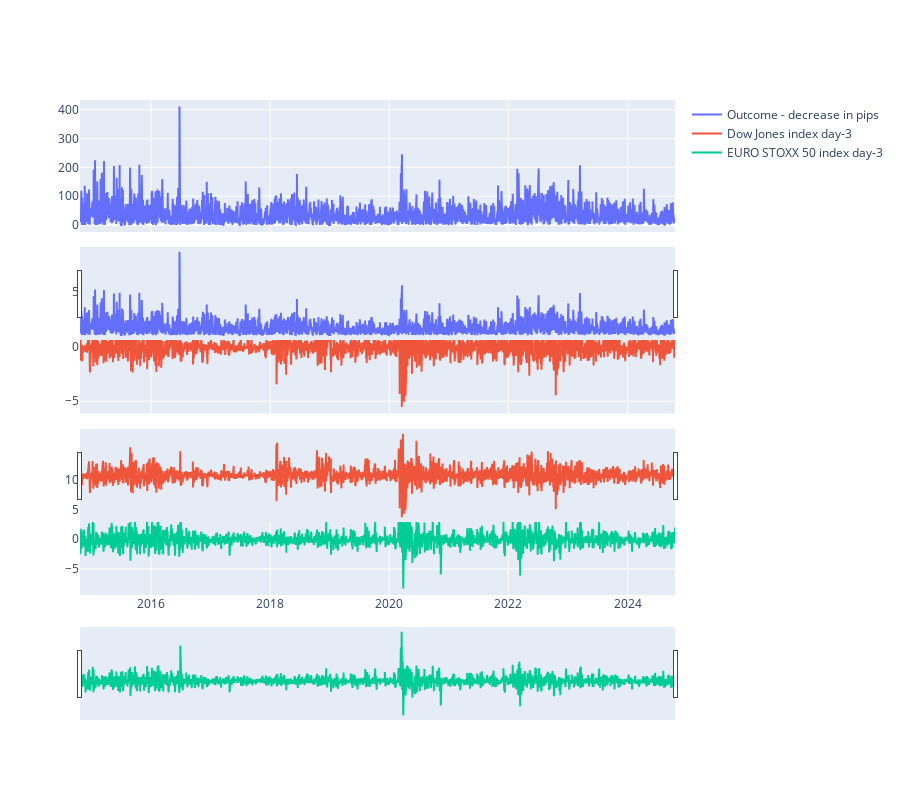

Notebook cell for this chart:
### Code cell
from plotly.subplots import make_subplots
fig = make_subplots(rows=3, cols=1, shared_xaxes  = True)

fig.add_trace(go.Line(x = df_join['date'], y = df_join['outcome'] / 0.0001, name = "Outcome - decrease in pips"), row=1, col=1)
fig.add_trace(go.Line(x = df_join['date'], y = df_join['perch_day3_DJI'], name = 'Dow Jones index day-3'), row=2, col=1)
fig.add_trace(go.Line(x = df_join['date'], y = df_join['perch_day3_STOXX50E'], name = 'EURO STOXX 50 index day-3'), row=3, col=1)
fig.update_xaxes(rangeslider_visible=True)
fig.update_layout( {'height':800})
fig.show()

### Figure 1 — Plotly figure (JSON) as saved in the notebook; plotly's stock layout.template omitted (floating-point values rounded to 4 significant figures; data arrays with more than 128 entries replaced by an {"elided": "..."} marker saying what was removed)
{"data": [{"name": "Outcome - decrease in pips", "type": "scatter", "x": {"elided": "2409 str values"}, "xaxis": "x", "y": {"elided": "2409 float values"}, "yaxis": "y"}, {"name": "Dow Jones index day-3", "type": "scatter", "x": {"elided": "2409 str values"}, "xaxis": "x2", "y": {"elided": "2409 float values"}, "yaxis": "y2"}, {"name": "EURO STOXX 50 index day-3", "type": "scatter", "x": {"elided": "2409 str values"}, "xaxis": "x3", "y": {"elided": "2409 float values"}, "yaxis": "y3"}], "layout": {"height": 800, "xaxis": {"anchor": "y", "domain": [0, 1], "matches": "x3", "rangeslider": {"visible": true}, "showticklabels": false}, "xaxis2": {"anchor": "y2", "domain": [0, 1], "matches": "x3", "rangeslider": {"visible": true}, "showticklabels": false}, "xaxis3": {"anchor": "y3", "domain": [0, 1], "rangeslider": {"visible": true}}, "yaxis": {"anchor": "x", "domain": [0.7333, 1]}, "yaxis2": {"anchor": "x2", "domain": [0.3667, 0.6333]}, "yaxis3": {"anchor": "x3", "domain": [0, 0.2667]}}}
